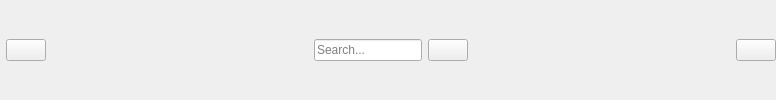
        <widget class="QWidget" name="widget_2" native="true">
         <property name="minimumSize">
          <size>
           <width>0</width>
           <height>40</height>
          </size>
         </property>
         <layout class="QGridLayout" name="gridLayout_17">
          <property name="leftMargin">
           <number>6</number>
          </property>
          <property name="topMargin">
           <number>0</number>
          </property>
          <property name="rightMargin">
           <number>0</number>
          </property>
          <property name="bottomMargin">
           <number>0</number>
          </property>
          <item row="0" column="2">
           <layout class="QHBoxLayout" name="horizontalLayout_7">
            <item>
             <widget class="QLineEdit" name="search_input">
              <property name="placeholderText">
               <string>Search...</string>
              </property>
             </widget>
            </item>
            <item>
             <widget class="QPushButton" name="search_btn">
              <property name="text">
               <string/>
              </property>
              <property name="icon">
               <iconset resource="../resources/resource.qrc">
                <normaloff>:/icon/icons/search-9-32.ico</normaloff>:/icon/icons/search-9-32.ico</iconset>
              </property>
              <property name="checkable">
               <bool>true</bool>
              </property>
             </widget>
            </item>
           </layout>
          </item>
          <item row="0" column="3">
           <spacer name="horizontalSpacer_4">
            <property name="orientation">
             <enum>Qt::Horizontal</enum>
            </property>
            <property name="sizeHint" stdset="0">
             <size>
              <width>262</width>
              <height>20</height>
             </size>
            </property>
           </spacer>
          </item>
          <item row="0" column="4">
           <widget class="QPushButton" name="user_btn">
            <property name="text">
             <string/>
            </property>
            <property name="icon">
             <iconset resource="../resources/resource.qrc">
              <normaloff>:/icon/icons/user-32.ico</normaloff>
              <normalon>:/icon/icons/user-48.ico</normalon>:/icon/icons/user-32.ico</iconset>
            </property>
            <property name="iconSize">
             <size>
              <width>18</width>
              <height>18</height>
             </size>
            </property>
            <property name="checkable">
             <bool>true</bool>
            </property>
           </widget>
          </item>
          <item row="0" column="1">
           <spacer name="horizontalSpacer_3">
            <property name="orientation">
             <enum>Qt::Horizontal</enum>
            </property>
            <property name="sizeHint" stdset="0">
             <size>
              <width>262</width>
              <height>20</height>
             </size>
            </property>
           </spacer>
          </item>
          <item row="0" column="0">
           <widget class="QPushButton" name="change_btn">
            <property name="text">
             <string/>
            </property>
            <property name="icon">
             <iconset resource="../resources/resource.qrc">
              <normaloff>:/icon/icons/menu-4-32.ico</normaloff>
              <normalon>:/icon/icons/menu-4-48.ico</normalon>:/icon/icons/menu-4-32.ico</iconset>
            </property>
            <property name="iconSize">
             <size>
              <width>18</width>
              <height>18</height>
             </size>
            </property>
            <property name="checkable">
             <bool>true</bool>
            </property>
           </widget>
          </item>
         </layout>
        </widget>
